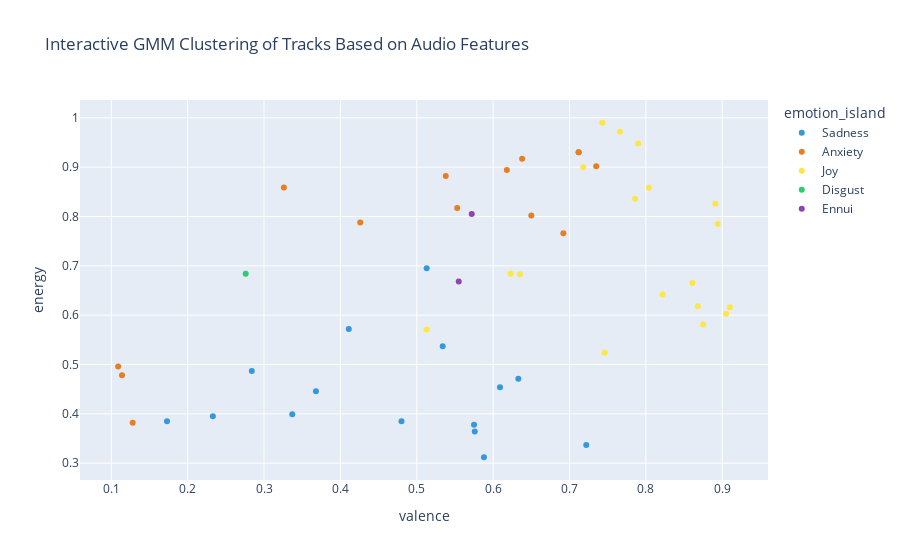

Notebook cell for this chart:
### Code cell
from sklearn.mixture import GaussianMixture
import plotly.express as px

# Assuming you have a DataFrame 'df' with calculated emotion scores
emotion_features = list(emotion_features.keys())  # Extracting feature names
X = df[emotion_features]

# Define the number of clusters
n_clusters = len(emotion_features)  # You can adjust this number based on analysis

# Fit the GMM model
gmm = GaussianMixture(n_components=n_clusters, random_state=42)
df['cluster'] = gmm.fit_predict(X)

# Map clusters to emotion names based on inspection of clusters
# This is a manual step where you assign a label to each cluster based on its characteristics
# emotion_mapping = {0: 'Joy', 1: 'Sadness', 2: 'Anger', 3: 'Fear', 4: 'Disgust',
#                    5: 'Anxiety', 6: 'Envy', 7: 'Ennui', 8: 'Embarrassment'}

# Map clusters to emotions based on their characteristics
cluster_centers = gmm.means_
emotion_mapping = {i: emotions[np.argmax(center)] for i, center in enumerate(cluster_centers)}

df['emotion_island'] = df['cluster'].map(emotion_mapping)

# Add hover text with track names and assigned emotions
df['hover_text'] = df.apply(lambda row: f"Track: {row['name']}<br>Emotion: {row['emotion_island']}", axis=1)

# Plotting the clusters with Plotly
fig = px.scatter(
    df,
    x='valence',
    y='energy',
    color='emotion_island',
    title="Interactive GMM Clustering of Tracks Based on Audio Features",
    hover_name='hover_text'
)

# Customize the plot colors
emotion_colors = {
    'Joy': '#FEE644',        # Yellow
    'Sadness': '#3498db',    # Blue
    'Anger': '#e74c3c',      # Red
    'Fear': '#34495e',       # Dark Gray
    'Disgust': '#2ecc71',    # Green
    'Anxiety': '#e67e22',    # Orange
    'Envy': '#e67e22',       # Orange (Carrot Orange)
    'Ennui': '#8e44ad',      # Light Purple
    'Embarrassment': '#2c3e50'  # Dark Gray (or another color you choose)
}

for emotion, color in emotion_colors.items():
    fig.for_each_trace(lambda trace: trace.update(marker_color=color) if trace.name == emotion else None)

fig.show()

### Figure 1 — Plotly figure (JSON) as saved in the notebook; plotly's stock layout.template omitted (floating-point values rounded to 4 significant figures)
{"data": [{"hovertemplate": "<b>%{hovertext}</b><br><br>emotion_island=Sadness<br>valence=%{x}<br>energy=%{y}<extra></extra>", "hovertext": ["Track: Aasa Kooda - From \"Think Indie\"<br>Emotion: Sadness", "Track: Periyone<br>Emotion: Sadness", "Track: Madhu Pakaroo - From \"Varshangalkku Shesham\"<br>Emotion: Sadness", "Track: Jeevithagaadhakale - From \"Varshangalkku Shesham\"<br>Emotion: Sadness", "Track: Omane<br>Emotion: Sadness", "Track: Kun Faya Kun<br>Emotion: Sadness", "Track: Hridhayavum<br>Emotion: Sadness", "Track: Kanmani Anbodu Kadhalan<br>Emotion: Sadness", "Track: Pon Unjalil<br>Emotion: Sadness", "Track: Benevolent Breeze<br>Emotion: Sadness", "Track: Shukran Allah<br>Emotion: Sadness", "Track: Ya Ya Ya Yadava<br>Emotion: Sadness", "Track: Maymaasa<br>Emotion: Sadness", "Track: Etho Mazhayil<br>Emotion: Sadness", "Track: Nin Koode Njan Illayo (From \"Pachuvum Athbutha Vilakkum\")<br>Emotion: Sadness"], "legendgroup": "Sadness", "marker": {"color": "#3498db", "symbol": "circle"}, "mode": "markers", "name": "Sadness", "orientation": "v", "showlegend": true, "type": "scatter", "x": [0.534, 0.233, 0.722, 0.609, 0.48, 0.575, 0.633, 0.411, 0.368, 0.173, 0.513, 0.588, 0.576, 0.337, 0.284], "xaxis": "x", "y": [0.537, 0.395, 0.337, 0.454, 0.385, 0.378, 0.471, 0.572, 0.446, 0.385, 0.695, 0.312, 0.364, 0.399, 0.487], "yaxis": "y"}, {"hovertemplate": "<b>%{hovertext}</b><br><br>emotion_island=Anxiety<br>valence=%{x}<br>energy=%{y}<extra></extra>", "hovertext": ["Track: Illuminati<br>Emotion: Anxiety", "Track: Tharangal<br>Emotion: Anxiety", "Track: Armadham<br>Emotion: Anxiety", "Track: The Beginning - Malayalam<br>Emotion: Anxiety", "Track: Appadipodu<br>Emotion: Anxiety", "Track: Kadharalz<br>Emotion: Anxiety", "Track: Mathapithakkale<br>Emotion: Anxiety", "Track: Pistah<br>Emotion: Anxiety", "Track: Galatta - From \"Aavesham\"<br>Emotion: Anxiety", "Track: Aaluma Doluma<br>Emotion: Anxiety", "Track: Galatta<br>Emotion: Anxiety", "Track: Appangal<br>Emotion: Anxiety", "Track: Whistle Podu (From \"The Greatest Of All Time\")<br>Emotion: Anxiety", "Track: Venmegham - From \"2018\"<br>Emotion: Anxiety"], "legendgroup": "Anxiety", "marker": {"color": "#e67e22", "symbol": "circle"}, "mode": "markers", "name": "Anxiety", "orientation": "v", "showlegend": true, "type": "scatter", "x": [0.553, 0.128, 0.426, 0.109, 0.65, 0.735, 0.326, 0.692, 0.712, 0.638, 0.712, 0.618, 0.538, 0.114], "xaxis": "x", "y": [0.817, 0.382, 0.788, 0.496, 0.802, 0.902, 0.859, 0.766, 0.93, 0.917, 0.93, 0.894, 0.882, 0.478], "yaxis": "y"}, {"hovertemplate": "<b>%{hovertext}</b><br><br>emotion_island=Joy<br>valence=%{x}<br>energy=%{y}<extra></extra>", "hovertext": ["Track: Kutty Kudiye (From \"Premalu\")<br>Emotion: Joy", "Track: Mini Maharani (From \"Premalu\")<br>Emotion: Joy", "Track: Katchi Sera - From \"Think Indie\"<br>Emotion: Joy", "Track: Ballaatha Jaathi<br>Emotion: Joy", "Track: Lajjavathiye<br>Emotion: Joy", "Track: Aarumughan<br>Emotion: Joy", "Track: Naakka Mukka<br>Emotion: Joy", "Track: Sahibaa<br>Emotion: Joy", "Track: Why This Kolaveri Di? - The Soup of Love<br>Emotion: Joy", "Track: Velmuruka<br>Emotion: Joy", "Track: Ooh La La<br>Emotion: Joy", "Track: Chand Sifarish<br>Emotion: Joy", "Track: Manjadi Mazha<br>Emotion: Joy", "Track: Oru Madhura Kinavin - Retro Mix<br>Emotion: Joy", "Track: Poove Poove<br>Emotion: Joy", "Track: Thankathingal<br>Emotion: Joy", "Track: Johny Mone Johnee<br>Emotion: Joy", "Track: Vattayila Pandalittu<br>Emotion: Joy"], "legendgroup": "Joy", "marker": {"color": "#FEE644", "symbol": "circle"}, "mode": "markers", "name": "Joy", "orientation": "v", "showlegend": true, "type": "scatter", "x": [0.513, 0.891, 0.822, 0.868, 0.804, 0.905, 0.743, 0.623, 0.894, 0.79, 0.766, 0.861, 0.635, 0.718, 0.875, 0.91, 0.786, 0.746], "xaxis": "x", "y": [0.571, 0.826, 0.642, 0.618, 0.858, 0.603, 0.99, 0.684, 0.785, 0.948, 0.972, 0.665, 0.683, 0.9, 0.581, 0.616, 0.836, 0.524], "yaxis": "y"}, {"hovertemplate": "<b>%{hovertext}</b><br><br>emotion_island=Disgust<br>valence=%{x}<br>energy=%{y}<extra></extra>", "hovertext": ["Track: Odimaga<br>Emotion: Disgust"], "legendgroup": "Disgust", "marker": {"color": "#2ecc71", "symbol": "circle"}, "mode": "markers", "name": "Disgust", "orientation": "v", "showlegend": true, "type": "scatter", "x": [0.276], "xaxis": "x", "y": [0.684], "yaxis": "y"}, {"hovertemplate": "<b>%{hovertext}</b><br><br>emotion_island=Ennui<br>valence=%{x}<br>energy=%{y}<extra></extra>", "hovertext": ["Track: Naa Ready (From \"Leo\")<br>Emotion: Ennui", "Track: Jaada<br>Emotion: Ennui"], "legendgroup": "Ennui", "marker": {"color": "#8e44ad", "symbol": "circle"}, "mode": "markers", "name": "Ennui", "orientation": "v", "showlegend": true, "type": "scatter", "x": [0.572, 0.555], "xaxis": "x", "y": [0.805, 0.668], "yaxis": "y"}], "layout": {"legend": {"title": {"text": "emotion_island"}, "tracegroupgap": 0}, "title": {"text": "Interactive GMM Clustering of Tracks Based on Audio Features"}, "xaxis": {"anchor": "y", "domain": [0, 1], "title": {"text": "valence"}}, "yaxis": {"anchor": "x", "domain": [0, 1], "title": {"text": "energy"}}}}
